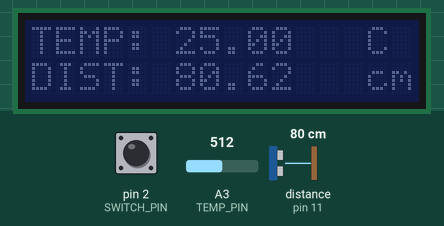
Simulated run of this program. Board: Arduino Uno, built with avr-gcc and run on an emulated ATmega328P. On the bench: 16×2 character LCD. Wiring (inferred from the names in the program): ultrasonic range finder: trigger pin 12; echo pin 11. Inputs (shaded band) come from the test bench; at power-on: distance to the obstacle (sensor on pin 11) 80 cm, A3 (TEMP_PIN) = 512, pin 2 (SWITCH_PIN) LOW. The echo pulse lasts 58.3 µs per cm; what the program prints to the serial monitor is not drawn.

Above: at 1.2 s.
1.3 s: distance to the obstacle (sensor on pin 11) set to 9 cm
At 2.8 s:
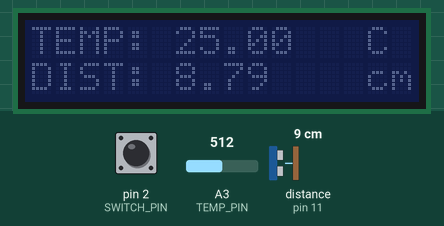
3.8 s: A3 (TEMP_PIN) set to 716
At 6.4 s:
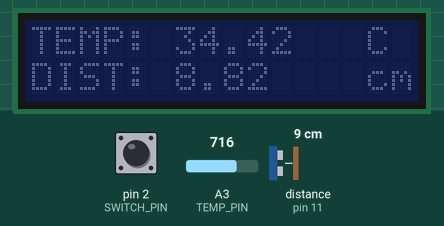
6.8 s: pin 2 (SWITCH_PIN) pulled HIGH for 1 s
At 7.21 s:
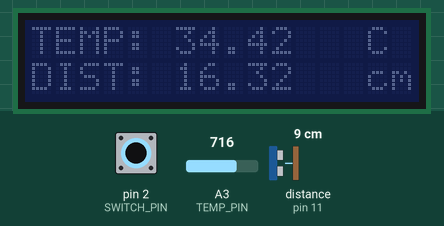
9.3 s: pin 2 (SWITCH_PIN) pulled HIGH for 0.15 s
At 10.6 s:
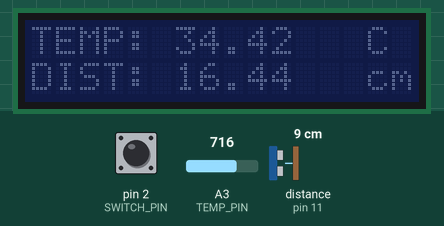
12.4 s: distance to the obstacle (sensor on pin 11) set to 2 cm
At 14.3 s:
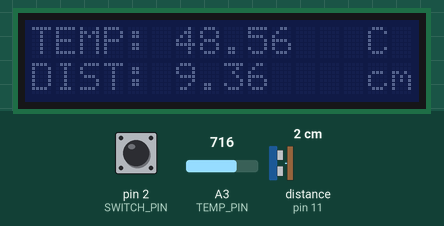
15.4 s: A3 (TEMP_PIN) set to 900
At 18.8 s:
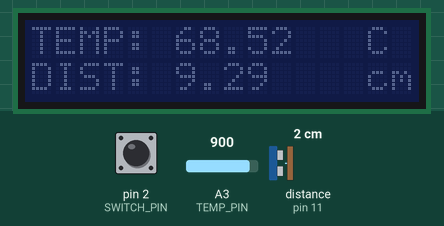
Timing chart, 0 to 19.4 s (numbered marks = the images above; inputs shaded):
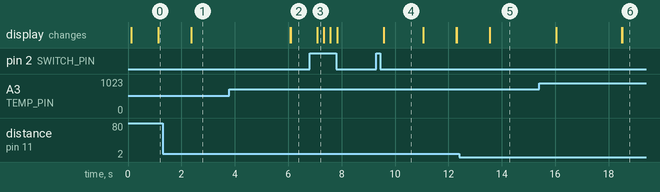

The program:

main.cpp
```cpp
#include <Arduino.h>
#include <LiquidCrystal_I2C.h>

#define SWITCH_PIN 2
#define ECHO_PIN 11
#define TRIG_PIN 12
#define TEMP_PIN A3
#define ON 1
#define OFF 0
#define SIZE 7.5

double getDistance(double);
double microsecondsToCentimeter(long, double);
double getTemperature();

double distance = 0;
double distanceTotal = 0;
double temperature = 0;
double temperatureTotal = 0;
int tempCount = 0;
int distCount = 0;
int toggle = OFF;

LiquidCrystal_I2C lcd(0x27, 16, 2);

void setup()
{
  pinMode(SWITCH_PIN, INPUT);
  pinMode(ECHO_PIN, INPUT);
  pinMode(TRIG_PIN, OUTPUT);
  lcd.init();
  // lcd.backlight();
  Serial.begin(9600);
  temperature = getTemperature();
}

void loop()
{
  tempCount++;
  temperatureTotal += getTemperature();
  if (tempCount == 25)
  {
    temperature = temperatureTotal / tempCount;
    temperatureTotal = 0;
    tempCount = 0;
  }
  lcd.home();
  lcd.print("TEMP:         C");
  lcd.setCursor(6, 0);
  lcd.print(temperature);
  Serial.println(temperature);

  distCount++;
  distanceTotal += getDistance(temperature);
  if (distCount == 5)
  {
    distance = distanceTotal / distCount;
    distanceTotal = 0;
    distCount = 0;
  }
  lcd.setCursor(0, 1);
  lcd.print("DIST:         cm");
  lcd.setCursor(6, 1);
  if (toggle == ON)
  {
    lcd.print(distance + SIZE);
    Serial.print(distance + SIZE, 4);
    Serial.println("cm");
  }
  else
  {
    lcd.print(distance);
    Serial.print(distance, 4);
    Serial.println("cm");
  }

  lcd.home();

  if (digitalRead(SWITCH_PIN) == HIGH && toggle == OFF)
  {
    toggle = ON;
  }
  else if (digitalRead(SWITCH_PIN) == HIGH && toggle == ON)
  {
    toggle = OFF;
  }

  delay(200);
}

double getDistance(double temp)
{
  digitalWrite(TRIG_PIN, LOW);
  digitalWrite(ECHO_PIN, LOW);
  delayMicroseconds(2);
  digitalWrite(TRIG_PIN, HIGH);
  delayMicroseconds(10);
  digitalWrite(TRIG_PIN, LOW);
  delayMicroseconds(2);
  long duration = pulseIn(ECHO_PIN, HIGH);
  return microsecondsToCentimeter(duration, temp);
}

double microsecondsToCentimeter(long duration, double temp)
{
  double d = (double)duration * 0.5 * (331.5 + 0.61 * temp) * 0.0001;
  return d;
}

double getTemperature()
{
  int analogVal = analogRead(TEMP_PIN);
  double inputVolt = double(analogVal) * (5.0 / 1024.0);

  double thermistorVal = (5.0 / inputVolt - 1) * 10000;
  double temp = 1 / (log(thermistorVal / 10000) / 3435 + (1 / (25 + 273.15))) - 273.15;

  return temp;
}
```

Measured:
- after the input at 1.3 s, the display: changes after 1.1 s (image 1)
- after the input at 3.8 s, the display: first changes after 2.3 s (image 2 shows a later state)
- after the input at 6.8 s, the display: changes after 0.29 s (image 3)
- after the input at 12.4 s, the display: changes after 1.2 s (image 5)
- after the input at 15.4 s, the display: first differs from a run without the input after 3.1 s (image 6 shows a later state)
- what the display in image 4 shows lasts 1.5 s, from 9.6 s to 11.1 s
